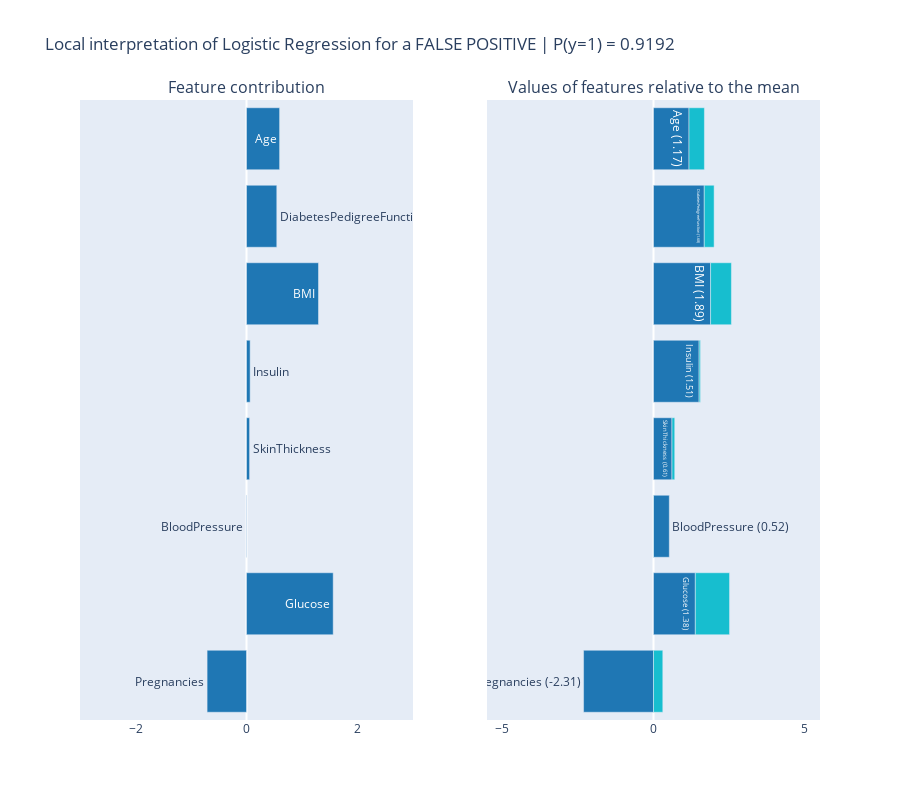

The notebook cell this image was saved under:
### Code cell
lr_local = get_lr_local_interpretation(49, lr.coef_[-1])
fig = plot_local_interpretation(lr_local, f'Local interpretation of Logistic Regression for a FALSE POSITIVE | P(y=1) = {lr_pred[49]:.4f}')
fig.show()

### Figure 1 — Plotly figure (JSON) as saved in the notebook; plotly's stock layout.template omitted (floating-point values rounded to 4 significant figures)
{"data": [{"marker": {"color": "#1f77b4"}, "orientation": "h", "showlegend": false, "text": ["Pregnancies", "Glucose", "BloodPressure", "SkinThickness", "Insulin", "BMI", "DiabetesPedigreeFunction", "Age"], "type": "bar", "x": [-0.7099, 1.562, -0.005607, 0.05573, 0.06562, 1.297, 0.5458, 0.5966], "xaxis": "x", "y": ["Pregnancies", "Glucose", "BloodPressure", "SkinThickness", "Insulin", "BMI", "DiabetesPedigreeFunction", "Age"], "yaxis": "y"}, {"marker": {"color": ["#1f77b4", "#1f77b4", "#1f77b4", "#1f77b4", "#1f77b4", "#1f77b4", "#1f77b4", "#1f77b4", "#1f77b4", "#1f77b4", "#bcbd22", "#2ca02c"]}, "orientation": "h", "showlegend": false, "text": ["Pregnancies (-2.31)", "Glucose (1.38)", "BloodPressure (0.52)", "SkinThickness (0.61)", "Insulin (1.51)", "BMI (1.89)", "DiabetesPedigreeFunction (1.68)", "Age (1.17)"], "type": "bar", "x": [-2.31, 1.382, 0.522, 0.6102, 1.506, 1.885, 1.677, 1.173], "xaxis": "x2", "y": ["Pregnancies", "Glucose", "BloodPressure", "SkinThickness", "Insulin", "BMI", "DiabetesPedigreeFunction", "Age"], "yaxis": "y2"}, {"marker": {"color": "#17becf"}, "orientation": "h", "showlegend": false, "type": "bar", "x": [0.3073, 1.13, -0.01074, 0.09133, 0.04357, 0.688, 0.3255, 0.5086], "xaxis": "x2", "y": ["Pregnancies", "Glucose", "BloodPressure", "SkinThickness", "Insulin", "BMI", "DiabetesPedigreeFunction", "Age"], "yaxis": "y2"}], "layout": {"annotations": [{"font": {"size": 16}, "showarrow": false, "text": "Feature contribution", "x": 0.225, "xanchor": "center", "xref": "paper", "y": 1, "yanchor": "bottom", "yref": "paper"}, {"font": {"size": 16}, "showarrow": false, "text": "Values of features relative to the mean", "x": 0.775, "xanchor": "center", "xref": "paper", "y": 1, "yanchor": "bottom", "yref": "paper"}], "barmode": "relative", "height": 800, "title": {"text": "Local interpretation of Logistic Regression for a FALSE POSITIVE | P(y=1) = 0.9192"}, "xaxis": {"anchor": "y", "domain": [0, 0.45], "range": [-3, 3], "showgrid": false}, "xaxis2": {"anchor": "y2", "domain": [0.55, 1], "range": [-5.5, 5.5], "showgrid": false}, "yaxis": {"anchor": "x", "domain": [0, 1], "showticklabels": false, "visible": false}, "yaxis2": {"anchor": "x2", "domain": [0, 1], "matches": "y", "showticklabels": false, "visible": false}}}
